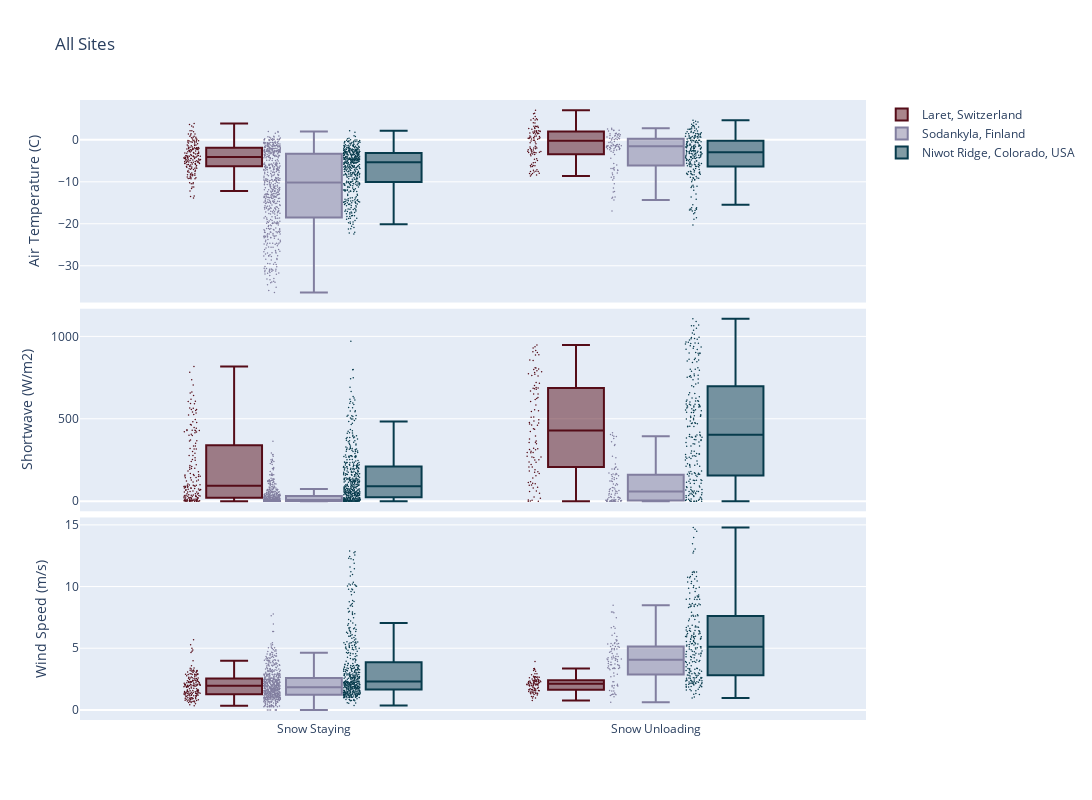

Notebook cell for this chart:
### Code cell
fig = go.Figure()

marker=1.5
# colorlaret='darkred'
# colorsodankyla='darkcyan'
# colorniwot='darkblue'
# colorhopper='darkolivegreen'

colorlaret='#550C18'
# colorsodankyla='#66E1D0'
colorsodankyla='#817E9F'
colorniwot='#073B4C'
colorhopper='#AF9164'

# Laret  
trace1 = go.Box(y=opn_df_unload.temp,       x=opn_df_unload.Classification, name=namelaret,   marker_color=colorlaret,  marker_size=marker, boxpoints='all', offsetgroup=0)
trace2 = go.Box(y=opn_df_unload.shortwave,  x=opn_df_unload.Classification, showlegend=False, marker_color=colorlaret,  marker_size=marker, boxpoints='all', offsetgroup=0)
trace3 = go.Box(y=opn_df_unload.windspeed,  x=opn_df_unload.Classification, showlegend=False, marker_color=colorlaret,  marker_size=marker, boxpoints='all', offsetgroup=0)

# Sodankyla
trace4 = go.Box(y=sod_df_unload.temp,       x=sod_df_unload.Classification, name=namesodankyla,  marker_color=colorsodankyla,  marker_size=marker, boxpoints='all', offsetgroup=1)
trace5 = go.Box(y=sod_df_unload.shortwave,  x=sod_df_unload.Classification, showlegend=False,    marker_color=colorsodankyla,  marker_size=marker, boxpoints='all', offsetgroup=1)
trace6 = go.Box(y=sod_df_unload.windspeed,  x=sod_df_unload.Classification, showlegend=False,    marker_color=colorsodankyla,  marker_size=marker, boxpoints='all', offsetgroup=1)

# Niwot
trace7 = go.Box(y=niwot_df_unload.temp,       x=niwot_df_unload.Classification, name=nameniwot,   marker_color=colorniwot,  marker_size=marker, boxpoints='all', offsetgroup=2)
trace8 = go.Box(y=niwot_df_unload.shortwave,  x=niwot_df_unload.Classification, showlegend=False, marker_color=colorniwot,  marker_size=marker, boxpoints='all', offsetgroup=2)
trace9 = go.Box(y=niwot_df_unload.windspeed,  x=niwot_df_unload.Classification, showlegend=False, marker_color=colorniwot,  marker_size=marker, boxpoints='all', offsetgroup=2)

# # Mount Hopper 
# trace10 = go.Box(y=hop_df_unload.temp,       x=hop_df_unload.Classification, name=namehopper,  marker_color=colorhopper,  marker_size=marker, boxpoints='all', offsetgroup=3)
# trace11 = go.Box(y=hop_df_unload.shortwave,  x=hop_df_unload.Classification, showlegend=False, marker_color=colorhopper,  marker_size=marker, boxpoints='all', offsetgroup=3)
# trace12 = go.Box(y=hop_df_unload.windspeed,  x=hop_df_unload.Classification, showlegend=False, marker_color=colorhopper,  marker_size=marker, boxpoints='all', offsetgroup=3)


fig = make_subplots(rows=3, cols=1, vertical_spacing=0.01, horizontal_spacing=0.01, shared_xaxes=True, shared_yaxes=True,
                                        subplot_titles=())

# Laret
fig.append_trace(trace1,  row = 1, col = 1)
fig.append_trace(trace2,  row = 2, col = 1)
fig.append_trace(trace3,  row = 3, col = 1)

# Sodankyla 
fig.append_trace(trace4,  row = 1, col = 1)
fig.append_trace(trace5,  row = 2, col = 1)
fig.append_trace(trace6,  row = 3, col = 1)

# Niwot 
fig.append_trace(trace7,  row = 1, col = 1)
fig.append_trace(trace8,  row = 2, col = 1)
fig.append_trace(trace9,  row = 3, col = 1)

# # Mount Hopper
# fig.append_trace(trace10,  row = 1, col = 1)
# fig.append_trace(trace11,  row = 2, col = 1)
# fig.append_trace(trace12,  row = 3, col = 1)


fig.update_layout(title='All Sites', width=1200, height=800, boxmode='group') 

fig.update_yaxes(title_text=nametemp, row=1, col=1)
fig.update_yaxes(title_text=nameSW,   row=2, col=1)
fig.update_yaxes(title_text=namewind, row=3, col=1)
fig.update_xaxes(categoryorder='array', categoryarray= ['Snow Staying', 'Snow Unloading'])



fig.show()

### Figure 1 — Plotly figure (JSON) as saved in the notebook; plotly's stock layout.template omitted (floating-point values rounded to 4 significant figures; data arrays with more than 128 entries replaced by an {"elided": "..."} marker saying what was removed)
{"data": [{"boxpoints": "all", "marker": {"color": "#550C18", "size": 1.5}, "name": "Laret, Switzerland", "offsetgroup": "0", "type": "box", "x": {"elided": "279 str values"}, "xaxis": "x", "y": {"elided": "279 float values"}, "yaxis": "y"}, {"boxpoints": "all", "marker": {"color": "#550C18", "size": 1.5}, "offsetgroup": "0", "showlegend": false, "type": "box", "x": {"elided": "279 str values"}, "xaxis": "x2", "y": {"elided": "279 float values"}, "yaxis": "y2"}, {"boxpoints": "all", "marker": {"color": "#550C18", "size": 1.5}, "offsetgroup": "0", "showlegend": false, "type": "box", "x": {"elided": "279 str values"}, "xaxis": "x3", "y": {"elided": "279 float values"}, "yaxis": "y3"}, {"boxpoints": "all", "marker": {"color": "#817E9F", "size": 1.5}, "name": "Sodankyla, Finland", "offsetgroup": "1", "type": "box", "x": {"elided": "676 str values"}, "xaxis": "x", "y": {"elided": "676 float values"}, "yaxis": "y"}, {"boxpoints": "all", "marker": {"color": "#817E9F", "size": 1.5}, "offsetgroup": "1", "showlegend": false, "type": "box", "x": {"elided": "676 str values"}, "xaxis": "x2", "y": {"elided": "676 float values"}, "yaxis": "y2"}, {"boxpoints": "all", "marker": {"color": "#817E9F", "size": 1.5}, "offsetgroup": "1", "showlegend": false, "type": "box", "x": {"elided": "676 str values"}, "xaxis": "x3", "y": {"elided": "676 float values"}, "yaxis": "y3"}, {"boxpoints": "all", "marker": {"color": "#073B4C", "size": 1.5}, "name": "Niwot Ridge, Colorado, USA", "offsetgroup": "2", "type": "box", "x": {"elided": "695 str values"}, "xaxis": "x", "y": {"elided": "695 float values"}, "yaxis": "y"}, {"boxpoints": "all", "marker": {"color": "#073B4C", "size": 1.5}, "offsetgroup": "2", "showlegend": false, "type": "box", "x": {"elided": "695 str values"}, "xaxis": "x2", "y": {"elided": "695 float values"}, "yaxis": "y2"}, {"boxpoints": "all", "marker": {"color": "#073B4C", "size": 1.5}, "offsetgroup": "2", "showlegend": false, "type": "box", "x": {"elided": "695 str values"}, "xaxis": "x3", "y": {"elided": "695 float values"}, "yaxis": "y3"}], "layout": {"boxmode": "group", "height": 800, "title": {"text": "All Sites"}, "width": 1200, "xaxis": {"anchor": "y", "autorange": true, "categoryarray": ["Snow Staying", "Snow Unloading"], "categoryorder": "array", "domain": [0, 1], "matches": "x3", "range": [-0.6839, 1.615], "showspikes": false, "showticklabels": false, "type": "category"}, "xaxis2": {"anchor": "y2", "autorange": true, "categoryarray": ["Snow Staying", "Snow Unloading"], "categoryorder": "array", "domain": [0, 1], "matches": "x3", "range": [-0.6839, 1.615], "showspikes": false, "showticklabels": false, "type": "category"}, "xaxis3": {"anchor": "y3", "autorange": true, "categoryarray": ["Snow Staying", "Snow Unloading"], "categoryorder": "array", "domain": [0, 1], "range": [-0.6839, 1.615], "showspikes": false, "type": "category"}, "yaxis": {"anchor": "x", "autorange": true, "domain": [0.6733, 1], "range": [-38.76, 9.481], "showspikes": false, "title": {"text": "Air Temperature (C)"}, "type": "linear"}, "yaxis2": {"anchor": "x2", "autorange": true, "domain": [0.3367, 0.6633], "range": [-61.47, 1168.0], "showspikes": false, "title": {"text": "Shortwave (W/m2)"}, "type": "linear"}, "yaxis3": {"anchor": "x3", "autorange": true, "domain": [0, 0.3267], "range": [-0.8211, 15.6], "showspikes": false, "title": {"text": "Wind Speed (m/s)"}, "type": "linear"}}}
